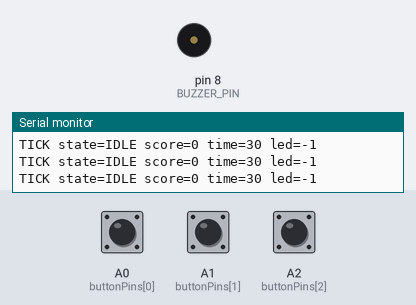
A sketch run on a simulated Arduino Uno, built with avr-gcc and run on an emulated ATmega328P. Parts: buzzer (waves = sounding), the last lines printed to the serial monitor. The test bench sets the inputs (shaded band); at power-on: A0 (buttonPins[0]) HIGH, A1 (buttonPins[1]) HIGH, A2 (buttonPins[2]) HIGH. Random numbers use the default seed unless the sketch sets one.

Above: at 1.2 s.
1.3 s: A0 (buttonPins[0]) pulled LOW for 0.15 s
At 4.08 s:
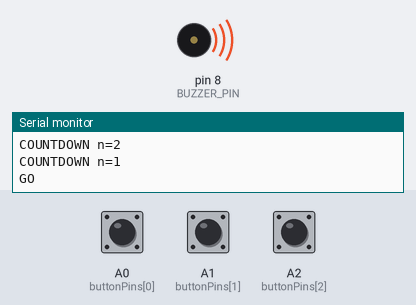
4.3 s: A1 (buttonPins[1]) pulled LOW for 0.15 s
7.3 s: A1 (buttonPins[1]) pulled LOW for 1 s
Timing chart, 0 to 16.3 s (numbered marks = the images above; inputs shaded):
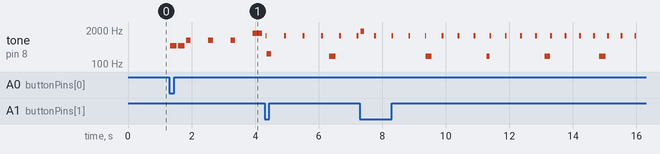

The sketch:

jogo_reflexo_sem_leds.ino
```cpp
// ---------------------------------------------------------
// Jogo de Reflexo - sem LEDs físicos. A "tela" é o computador:
// ligue este Arduino ao PC e abra o jogo_reflexo.html no
// Chrome ou Edge para ver placar, tempo e as toupeiras.
// Quem mostra qual toupeira apareceu é a tela (campo led= do TICK).
// ---------------------------------------------------------

// ---------- CONFIGURAÇÕES ----------
const uint8_t NUM_TOUPEIRAS = 3;
const uint8_t buttonPins[NUM_TOUPEIRAS] = {A0, A1, A2};
const uint8_t BUZZER_PIN = 8;

const unsigned long GAME_DURATION   = 30000; // duração da partida (ms) -> 30s
const unsigned long WINDOW_START    = 2000;  // janela de reação no início do jogo (ms)
const unsigned long WINDOW_MIN      = 400;   // janela de reação no fim do jogo (ms)

const int   PONTOS_MAX = 100; // pontos por um clique "instantâneo"
const int   PONTOS_MIN = 10;  // pontos por um clique no limite do tempo
const int   PENALIDADE_ERRO = 5; // pontos perdidos ao apertar o botão errado

const unsigned long DEBOUNCE_MS = 30;

// --- sons ---
const unsigned int  BEEP_FREQ           = 1200; // frequência do "pi" de fundo
const unsigned int  BEEP_DURACAO        = 60;   // duração de cada "pi" (ms)
const unsigned long BEEP_INTERVALO_INI  = 600;  // intervalo entre "pi"s no início (ms)
const unsigned long BEEP_INTERVALO_MIN  = 150;  // intervalo entre "pi"s no final (ms)

const unsigned int FREQ_ACERTO  = 1800;
const unsigned int FREQ_ERRO    = 250;
const unsigned int FREQ_TIMEOUT = 200;

// --- protocolo serial (o HTML lê isso) ---
const unsigned long TICK_INTERVAL = 150; // de quanto em quanto tempo manda um "retrato" do jogo (ms)
unsigned long ultimoTick = 0;

// ---------- ESTADOS DO JOGO ----------
enum EstadoJogo { IDLE, RODADA_ATIVA, TROCA_RODADA, FIM_DE_JOGO };
EstadoJogo estado = IDLE;

int score = 0;
int rodadas = 0;

unsigned long janelaAtual = WINDOW_START;
unsigned long inicioRodada = 0;
unsigned long inicioJogo = 0;
int toupeiraAtiva = -1; // qual toupeira está de fora (-1 = nenhuma)

unsigned long ultimoDebounce[NUM_TOUPEIRAS] = {0, 0, 0};
bool estadoBotaoAnterior[NUM_TOUPEIRAS] = {HIGH, HIGH, HIGH};
bool estadoBotaoEstavel[NUM_TOUPEIRAS]  = {HIGH, HIGH, HIGH};

unsigned long tempoTrocaRodada = 0;
unsigned long ultimoBeepFundo = 0;

void setup() {
  for (uint8_t i = 0; i < NUM_TOUPEIRAS; i++) {
    pinMode(buttonPins[i], INPUT_PULLUP);
  }

  pinMode(BUZZER_PIN, OUTPUT);

  Serial.begin(115200); // o Serial é a "tela" do jogo

  randomSeed(analogRead(A4)); // pino analógico livre, sem ligação, dá boa aleatoriedade

  enviarEvento(F("IDLE"));
}

void loop() {
  // manda um "retrato" do jogo pro computador (placar, tempo, toupeira ativa)
  enviarTick(false);

  // "pi pi pi" de fundo, fica mais rápido com o tempo
  atualizarBeepDeFundo();

  // Checagem de fim de jogo em PRIMEIRO lugar: se o tempo acabou, encerra já.
  if ((estado == RODADA_ATIVA || estado == TROCA_RODADA) &&
      (millis() - inicioJogo >= GAME_DURATION)) {
    finalizarJogo();
  }

  switch (estado) {
    case IDLE:
      if (algumBotaoApertado() >= 0) {
        iniciarJogo();
      }
      break;

    case RODADA_ATIVA:
      rodarRodadaAtiva();
      break;

    case TROCA_RODADA:
      // pequena pausa entre rodadas (nenhuma toupeira de fora) antes da próxima
      if (millis() - tempoTrocaRodada > 200) {
        novaRodada();
      }
      break;

    case FIM_DE_JOGO:
      if (algumBotaoApertado() >= 0) {
        estado = IDLE;
        enviarEvento(F("IDLE"));
      }
      break;
  }
}

// ---------------- FUNÇÕES DE JOGO ----------------

void iniciarJogo() {
  score = 0;
  rodadas = 0;
  toupeiraAtiva = -1;
  tocarBuzina();
  contagemRegressiva();
  inicioJogo = millis();
  novaRodada();
}

// Janela de reação: no começo é WINDOW_START (mais fácil), no final
// é WINDOW_MIN (mais difícil). É isso que faz o jogo ir acelerando.
unsigned long calcularJanelaAtual() {
  unsigned long decorridoJogo = millis() - inicioJogo;
  if (decorridoJogo > GAME_DURATION) decorridoJogo = GAME_DURATION;

  long janela = map((long)decorridoJogo, 0, (long)GAME_DURATION,
                    (long)WINDOW_START, (long)WINDOW_MIN);
  return (unsigned long)janela;
}

// Mesma lógica, mas pro intervalo do "pi pi pi" de fundo.
unsigned long calcularBeepIntervalo() {
  unsigned long decorridoJogo = millis() - inicioJogo;
  if (decorridoJogo > GAME_DURATION) decorridoJogo = GAME_DURATION;

  long intervalo = map((long)decorridoJogo, 0, (long)GAME_DURATION,
                       (long)BEEP_INTERVALO_INI, (long)BEEP_INTERVALO_MIN);
  return (unsigned long)intervalo;
}

void atualizarBeepDeFundo() {
  if (estado == RODADA_ATIVA || estado == TROCA_RODADA) {
    unsigned long intervalo = calcularBeepIntervalo();
    if (millis() - ultimoBeepFundo >= intervalo) {
      tone(BUZZER_PIN, BEEP_FREQ, BEEP_DURACAO);
      ultimoBeepFundo = millis();
    }
  }
}

void novaRodada() {
  janelaAtual = calcularJanelaAtual();
  toupeiraAtiva = random(0, NUM_TOUPEIRAS);
  inicioRodada = millis();
  estado = RODADA_ATIVA;
  enviarTick(true);
}

void rodarRodadaAtiva() {
  unsigned long decorrido = millis() - inicioRodada;

  // estourou o tempo?
  if (decorrido > janelaAtual) {
    tone(BUZZER_PIN, FREQ_TIMEOUT, 200);
    Serial.println(F("TIMEOUT"));
    toupeiraAtiva = -1;
    iniciarTrocaRodada();
    return;
  }

  // checa cada botão
  for (uint8_t i = 0; i < NUM_TOUPEIRAS; i++) {
    if (botaoFoiPressionado(i)) {
      if ((int)i == toupeiraAtiva) {
        // ACERTOU
        int pontos = calcularPontos(decorrido);
        score += pontos;
        rodadas++;
        tone(BUZZER_PIN, FREQ_ACERTO, 100);

        Serial.print(F("HIT points="));
        Serial.println(pontos);

        toupeiraAtiva = -1;
        iniciarTrocaRodada();
      } else {
        // ERROU o botão
        score -= PENALIDADE_ERRO;
        if (score < 0) score = 0;
        tone(BUZZER_PIN, FREQ_ERRO, 150);
        Serial.println(F("MISS"));
        enviarTick(true); // a toupeira continua de fora, só atualiza o placar
      }
      return; // trata só um botão por vez
    }
  }
}

void iniciarTrocaRodada() {
  tempoTrocaRodada = millis();
  estado = TROCA_RODADA;
  enviarTick(true);
}

int calcularPontos(unsigned long tempoReacaoMs) {
  // Quanto menor o tempo de reação, mais pontos.
  long pontos = map((long)tempoReacaoMs, 0, (long)janelaAtual, PONTOS_MAX, PONTOS_MIN);
  pontos = constrain(pontos, PONTOS_MIN, PONTOS_MAX);
  return (int)pontos;
}

void finalizarJogo() {
  toupeiraAtiva = -1;
  estado = FIM_DE_JOGO;
  tocarSomFim();

  Serial.print(F("GAMEOVER score="));
  Serial.println(score);
}

// ---------------- SONS ----------------

void tocarBuzina() {
  tone(BUZZER_PIN, 500, 200);
  delay(250);
  tone(BUZZER_PIN, 500, 200);
  delay(250);
}

void contagemRegressiva() {
  for (int n = 3; n >= 1; n--) {
    Serial.print(F("COUNTDOWN n="));
    Serial.println(n);
    tone(BUZZER_PIN, 800, 150);
    delay(700);
  }
  Serial.println(F("GO"));
  tone(BUZZER_PIN, 1500, 300);
  delay(400);
}

void tocarSomFim() {
  tone(BUZZER_PIN, 600, 150);
  delay(180);
  tone(BUZZER_PIN, 800, 150);
  delay(180);
  tone(BUZZER_PIN, 1000, 300);
  delay(320);
}

// ---------------- SERIAL (a "tela" do jogo) ----------------

// Manda uma linha simples tipo: EVENT nome
void enviarEvento(const __FlashStringHelper* nome) {
  Serial.print(F("EVENT "));
  Serial.println(nome);
}

// Manda um "retrato" do jogo: TICK state=... score=... time=... led=...
// (o campo continua se chamando "led" porque o HTML lê esse nome;
// agora ele só indica qual toupeira está de fora)
void enviarTick(bool forcar) {
  if (!forcar && millis() - ultimoTick < TICK_INTERVAL) return;

  long restanteMs;
  if (estado == RODADA_ATIVA || estado == TROCA_RODADA) {
    restanteMs = (long)GAME_DURATION - (long)(millis() - inicioJogo);
    if (restanteMs < 0) restanteMs = 0;
  } else {
    restanteMs = GAME_DURATION;
  }
  int segundos = restanteMs / 1000;

  Serial.print(F("TICK state="));
  switch (estado) {
    case IDLE:          Serial.print(F("IDLE"));     break;
    case RODADA_ATIVA:  Serial.print(F("PLAYING"));  break;
    case TROCA_RODADA:  Serial.print(F("PLAYING"));  break;
    case FIM_DE_JOGO:   Serial.print(F("GAMEOVER")); break;
  }
  Serial.print(F(" score="));
  Serial.print(score);
  Serial.print(F(" time="));
  Serial.print(segundos);
  Serial.print(F(" led="));
  Serial.println(toupeiraAtiva);

  ultimoTick = millis();
}

// ---------------- BOTÕES ----------------

bool botaoFoiPressionado(uint8_t i) {
  bool leitura = digitalRead(buttonPins[i]); // LOW = pressionado (INPUT_PULLUP)
  bool pressionadoAgora = false;

  // toda vez que a leitura bruta mudar, reinicia a contagem do debounce
  if (leitura != estadoBotaoAnterior[i]) {
    ultimoDebounce[i] = millis();
  }

  // só considera a leitura "estável" depois do tempo de debounce
  if ((millis() - ultimoDebounce[i]) > DEBOUNCE_MS) {
    if (leitura != estadoBotaoEstavel[i]) {
      estadoBotaoEstavel[i] = leitura;
      if (estadoBotaoEstavel[i] == LOW) {
        pressionadoAgora = true; // borda de descida = acabou de apertar
      }
    }
  }

  estadoBotaoAnterior[i] = leitura;
  return pressionadoAgora;
}

int algumBotaoApertado() {
  for (uint8_t i = 0; i < NUM_TOUPEIRAS; i++) {
    if (botaoFoiPressionado(i)) return i;
  }
  return -1;
}
```

Measured:
- after the input at 1.3 s, tone on pin 8 (BUZZER_PIN): plays 500 Hz for 0.20 s, 500 Hz for 0.20 s, 800 Hz for 0.15 s, 800 Hz for 0.15 s, 800 Hz for 0.15 s, 1500 Hz for 0.30 s, starting at once
